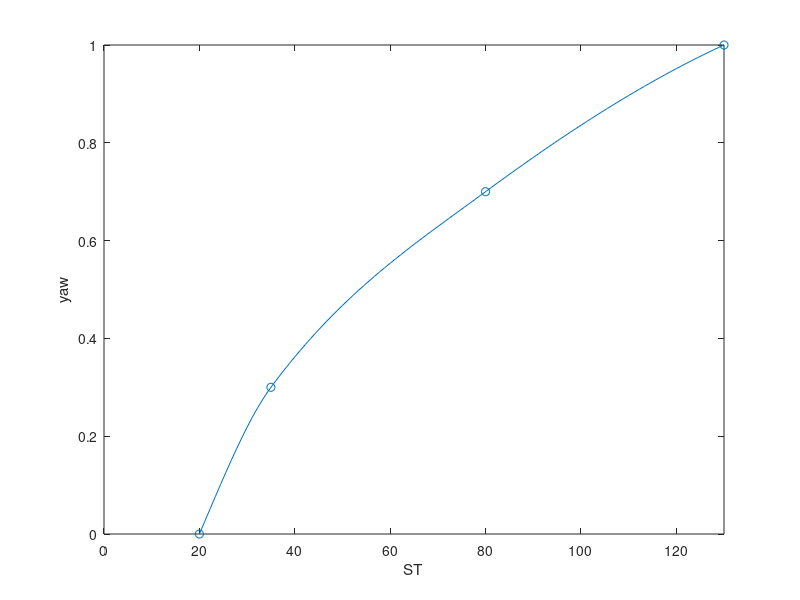
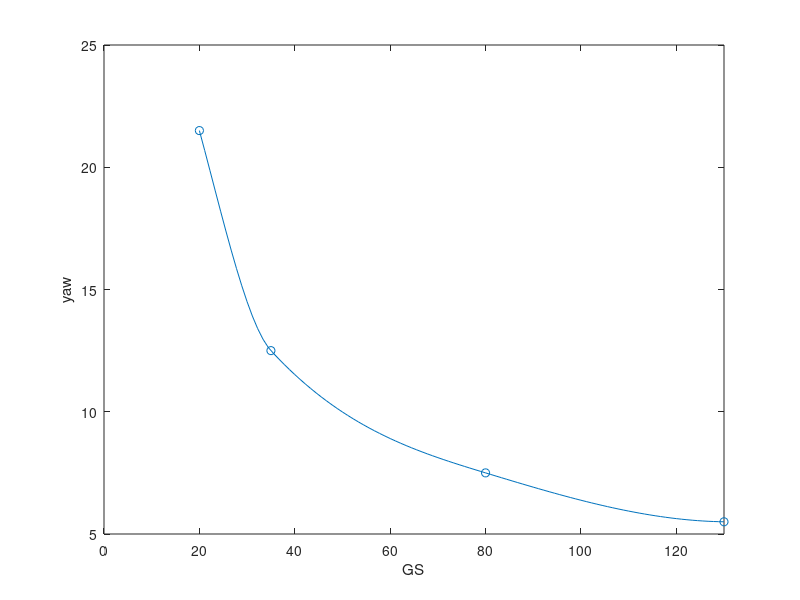
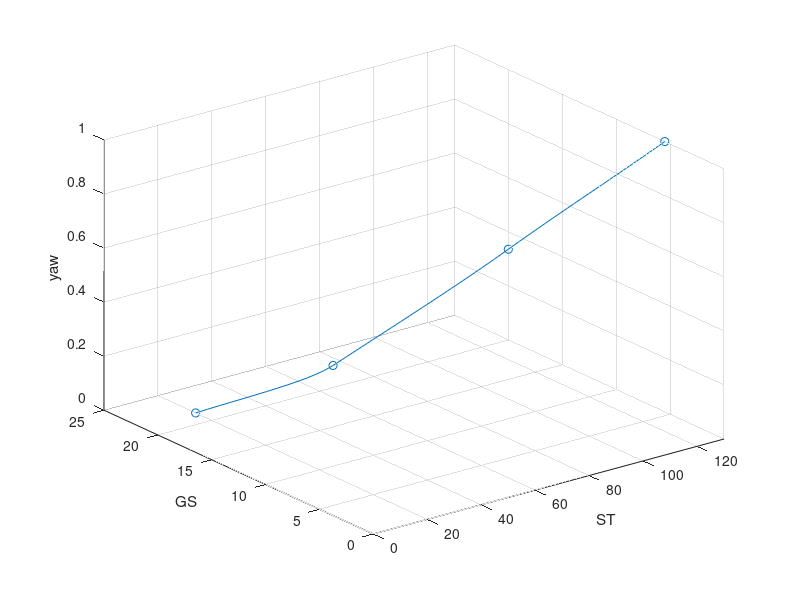
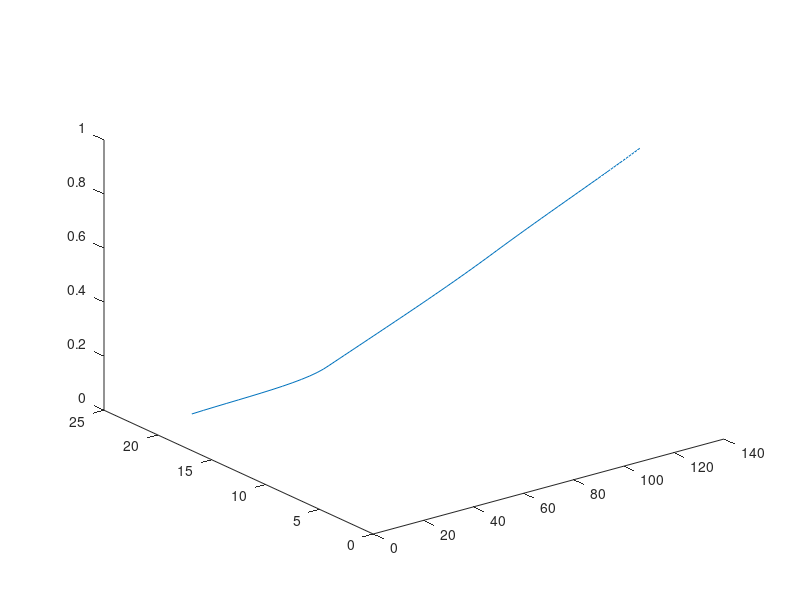

Write the MATLAB code that produced these figures, in order. (Note: this script raises an error after producing the figures.)
% x = ST
% y = GS
% z = split
%   0 is 50:50, 1 is max split

%% Params
ST_max = 130;
GS_max = 25;

%% pick 4 points
p1 = [20 21.5 0];
p2 = [35 12.5 .3];
p3 = [80 7.5 .7];
p4 = [130 5.5 1];
cpts = [p1; p2; p3; p4];

%% curve fit
% curve fit z=f(x)
zfx = @(x) (interp1(cpts(:,1), cpts(:,3), x, "pchip"));
% curve fit y = f(x)
yfx = @(x) (interp1(cpts(:,1), cpts(:,2), x, "pchip"));
% invert curve fit y = f(x) to get x = f(y);
function x = xfy_func(y, p1, p4, yfx)
    % if y < p4(2) || y > p1(2)
        % x = NaN;
    % else
    y = snip(y, p4(2), p1(2));
    x = fzero(@(x)(yfx(x)-y), [p1(1), p4(1)]);
    % end
end
xfy = @(yarr) (arrayfun(@(y) (xfy_func(y, p1, p4, yfx)), yarr));

% plotting
xcurve = linspace(p1(1),ST_max,100);
zcurve = zfx(xcurve);
ycurve = yfx(xcurve);

figure(3)
hold off 
plot(xcurve, zcurve);
hold on
scatter(cpts(:,1), cpts(:,3))
xlim([0, ST_max])
xlabel("ST")
ylabel("yaw")

figure(4)
hold off 
plot(xcurve, ycurve);
hold on
scatter(cpts(:,1), cpts(:,2))
xlim([0, ST_max])
xlabel("GS")
ylabel("yaw")

figure(5)
hold off
plot3(xcurve, ycurve, zcurve)
hold on
scatter3(cpts(:,1), cpts(:,2), cpts(:,3))
xlim([0, ST_max])
ylim([0, GS_max])
zlim([0, inf])
xlabel("ST")
ylabel("GS")
zlabel("yaw")
grid

%% contol region - secant lines in only y
% secant from x to curve

% secant from y deadband to curve
function b = bfy_func(y, p4, xfy, zfx)
    b = zeros(size(y));
    cond = y >= p4(2);
    b1 = zfx(xfy(y(cond))) ./ xfy(y(cond));
    b2 = interp1([0,p4(2)], [0, zfx(p4(1)) / xfy(p4(2))], y(~cond));
    b(cond) = b1;
    b(~cond) = b2;
end
bfy = @(yarr)( arrayfun(@(y) (bfy_func(y, p4, xfy, zfx)), yarr) );

maxsty =  @(yarr) ( arrayfun( @(y)(interp1([0, p4(2), p1(2)], [1, 1, 0], y)), yarr));
function z = ctrl_func(x, y, p1, p4, xfy, yfx, zfx, maxsty)
    if y >= p1(2) % high speed 0
        z = 0;
    elseif x <= p1(1) % low ST 0
        z = 0;
    elseif y >= yfx(x)
        z = interp1([p1(1), xfy(y)], [0, zfx(xfy(y))], x, "linear", "extrap");
    else
        % z = interp1([p1(1), xfy(y)], [0, maxsty(y)], x, "linear", "extrap");
        z = zfx(x);
    end
end
ctrl = @(x, y) (ctrl_func(x, y, p1, p4, xfy, yfx, zfx, maxsty));

% plot test
[xf,  yf] = meshgrid(linspace(0, ST_max, 27), linspace(0, GS_max, 51));
[x1, y1] = meshgrid(linspace(0, p4(1), 40), linspace(0, p1(2), 40));
outside1 = yf > yfx(xf);
% z1 = aofx .* y1;
% z1 = afx(x1(1,:)) .* y1;
% z1(outside1) = NaN;
% z2 = bofy' .* x1;
% z2 = bfy(y1(:,1)) .* x1;
% z2(outside1) = NaN;
% zavg = (z1 + z2) / 2;
% zavg = @(x,y)( (bfy(y).*x) );

% hold off
% surf(x1, y1, z1, FaceAlpha=.5);
% hold on
% surf(x1, y1, z2, FaceAlpha=.5);
figure(6)
hold off
plot3(xcurve, ycurve, zcurve, LineWidth=3, Color="red")
hold on
% zavg_plot = zavg(xf, yf);
zavg_plot = arrayfun(ctrl, xf, yf);
% zavg_plot(outside1) = NaN;
surf(xf, yf, zavg_plot)
xlabel("ST")
ylabel("GS")
zlabel("yaw")
xlim([0, ST_max])
ylim([0, GS_max])
zlim([0, 2])

%% Loss of traction region
function z = notr_func(x, y, xfy, zfx, maxsty, p4, ST_max)
    if y <= p4(2)
        z = p4(3);
    else
        z = interp1([xfy(y), ST_max], [zfx(xfy(y)), maxsty(y)], x, "linear", "extrap");
    end
end

notr = @(x,y) (notr_func(x, y, xfy, zfx, maxsty, p4, ST_max));
znotr = arrayfun(notr, xf, yf);

figure(8)
hold on
surf(xf, yf, znotr)
hold on
plot3(xcurve, ycurve, zcurve, LineWidth=3, Color="red")
xlabel("ST")
ylabel("GS")
zlabel("yaw")
xlim([0, ST_max])
ylim([0, GS_max])
zlim([0, 2])

%% Combine
figure(9)
hold off
surf(xf, yf, zavg_plot, FaceAlpha=.5)
hold on
surf(xf, yf, znotr, FaceAlpha=.5)
figure(10)
z_all = zeros([size(xf), 3]);
z_all(:,:,1) = zavg_plot;
z_all(:,:,2) = NaN;
z_all(:,:,3) = znotr;
zplot_half = min(z_all, [], 3);
hold off
surf(xf, yf, zplot_half)
hold on
plot3(xcurve, ycurve, zcurve, LineWidth=3, Color="red")

figure(11)
x_both = [-flip(xf,2), xf(:,2:end)];
y_both = [flip(yf,2), yf(:,2:end)];
zplot_full = [-flip(zplot_half, 2), zplot_half(:,2:end)];
surf(x_both, y_both, zplot_full)

%% Output
ST_brkpt_split = xf(1,:);
GS_brkpt_split = yf(:,1);
split_table = zplot_half;
save("TV_26_split_table", "ST_brkpt_split", "GS_brkpt_split", "split_table")
